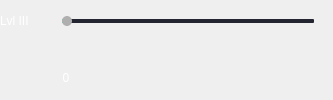
                <widget class="QFrame" name="frm_rfrsh_rate_lvl_3">
                 <property name="minimumSize">
                  <size>
                   <width>333</width>
                   <height>0</height>
                  </size>
                 </property>
                 <property name="maximumSize">
                  <size>
                   <width>333</width>
                   <height>16777215</height>
                  </size>
                 </property>
                 <property name="frameShape">
                  <enum>QFrame::NoFrame</enum>
                 </property>
                 <property name="frameShadow">
                  <enum>QFrame::Plain</enum>
                 </property>
                 <property name="lineWidth">
                  <number>0</number>
                 </property>
                 <layout class="QGridLayout" name="gridLayout_15">
                  <property name="leftMargin">
                   <number>0</number>
                  </property>
                  <property name="topMargin">
                   <number>0</number>
                  </property>
                  <property name="rightMargin">
                   <number>0</number>
                  </property>
                  <property name="bottomMargin">
                   <number>0</number>
                  </property>
                  <property name="spacing">
                   <number>0</number>
                  </property>
                  <item row="1" column="0" colspan="2">
                   <spacer name="verticalSpacer_15">
                    <property name="orientation">
                     <enum>Qt::Vertical</enum>
                    </property>
                    <property name="sizeType">
                     <enum>QSizePolicy::Fixed</enum>
                    </property>
                    <property name="sizeHint" stdset="0">
                     <size>
                      <width>20</width>
                      <height>6</height>
                     </size>
                    </property>
                   </spacer>
                  </item>
                  <item row="3" column="1">
                   <widget class="QFrame" name="frm_lbl_rfrsh_rate_lvl_3">
                    <property name="minimumSize">
                     <size>
                      <width>290</width>
                      <height>14</height>
                     </size>
                    </property>
                    <property name="maximumSize">
                     <size>
                      <width>290</width>
                      <height>14</height>
                     </size>
                    </property>
                    <property name="frameShape">
                     <enum>QFrame::NoFrame</enum>
                    </property>
                    <property name="frameShadow">
                     <enum>QFrame::Plain</enum>
                    </property>
                    <property name="lineWidth">
                     <number>0</number>
                    </property>
                    <widget class="QLabel" name="lbl_crrnt_rfrsh_rate_lvl_3">
                     <property name="geometry">
                      <rect>
                       <x>0</x>
                       <y>0</y>
                       <width>44</width>
                       <height>14</height>
                      </rect>
                     </property>
                     <property name="sizePolicy">
                      <sizepolicy hsizetype="Fixed" vsizetype="Fixed">
                       <horstretch>0</horstretch>
                       <verstretch>0</verstretch>
                      </sizepolicy>
                     </property>
                     <property name="minimumSize">
                      <size>
                       <width>44</width>
                       <height>14</height>
                      </size>
                     </property>
                     <property name="maximumSize">
                      <size>
                       <width>44</width>
                       <height>14</height>
                      </size>
                     </property>
                     <property name="styleSheet">
                      <string notr="true">padding: 0 7px 0 9px;
color: white;</string>
                     </property>
                     <property name="text">
                      <string notr="true">0</string>
                     </property>
                     <property name="alignment">
                      <set>Qt::AlignCenter</set>
                     </property>
                    </widget>
                   </widget>
                  </item>
                  <item row="0" column="0">
                   <widget class="QLabel" name="lbl_txt_rfrsh_rate_lvl_3">
                    <property name="minimumSize">
                     <size>
                      <width>43</width>
                      <height>10</height>
                     </size>
                    </property>
                    <property name="maximumSize">
                     <size>
                      <width>43</width>
                      <height>10</height>
                     </size>
                    </property>
                    <property name="font">
                     <font>
                      <family>Tahoma</family>
                      <pointsize>9</pointsize>
                      <stylestrategy>PreferAntialias</stylestrategy>
                      <kerning>true</kerning>
                     </font>
                    </property>
                    <property name="styleSheet">
                     <string notr="true">color: white;</string>
                    </property>
                    <property name="lineWidth">
                     <number>0</number>
                    </property>
                    <property name="text">
                     <string>Lvl III</string>
                    </property>
                   </widget>
                  </item>
                  <item row="0" column="1">
                   <widget class="QFrame" name="frm_sldr_rfrsh_rate_lvl_3">
                    <property name="minimumSize">
                     <size>
                      <width>290</width>
                      <height>16</height>
                     </size>
                    </property>
                    <property name="maximumSize">
                     <size>
                      <width>290</width>
                      <height>16</height>
                     </size>
                    </property>
                    <property name="frameShape">
                     <enum>QFrame::NoFrame</enum>
                    </property>
                    <property name="frameShadow">
                     <enum>QFrame::Plain</enum>
                    </property>
                    <property name="lineWidth">
                     <number>0</number>
                    </property>
                    <layout class="QHBoxLayout" name="horizontalLayout_11">
                     <property name="spacing">
                      <number>0</number>
                     </property>
                     <property name="leftMargin">
                      <number>6</number>
                     </property>
                     <property name="topMargin">
                      <number>0</number>
                     </property>
                     <property name="rightMargin">
                      <number>5</number>
                     </property>
                     <property name="bottomMargin">
                      <number>0</number>
                     </property>
                     <item>
                      <widget class="QSlider" name="hrzntlSldr_rfrsh_rate_lvl_3">
                       <property name="sizePolicy">
                        <sizepolicy hsizetype="Expanding" vsizetype="Preferred">
                         <horstretch>0</horstretch>
                         <verstretch>0</verstretch>
                        </sizepolicy>
                       </property>
                       <property name="minimumSize">
                        <size>
                         <width>279</width>
                         <height>16</height>
                        </size>
                       </property>
                       <property name="maximumSize">
                        <size>
                         <width>279</width>
                         <height>16</height>
                        </size>
                       </property>
                       <property name="styleSheet">
                        <string notr="true">QSlider::groove:horizontal {
	width: 252;
    border-radius: 0px;
    height: 4px;
}
QSlider::add-page:qlineargradient {
	background: #232631;
	border-top-right-radius: 1px;
	border-bottom-right-radius: 1px;
	border-top-left-radius: 0px;
	border-bottom-left-radius: 0px;
}
QSlider::sub-page:qlineargradient {
	background: #00e39b;
	border-top-right-radius: 0px;
	border-bottom-right-radius: 0px;
	border-top-left-radius: 1px;
	border-bottom-left-radius: 1px;
}
QSlider::handle:horizontal {
	width: 12px;
	height: 12px;
    background: qradialgradient(cx: 0.5, cy: 0.5, radius: 0.5, fx: 0.5, fy: 0.5, stop: 0.75 #afafaf, stop: 0.90 transparent);
	margin: -4px -1px -4px -1px;
}</string>
                       </property>
                       <property name="minimum">
                        <number>50</number>
                       </property>
                       <property name="maximum">
                        <number>7200</number>
                       </property>
                       <property name="singleStep">
                        <number>50</number>
                       </property>
                       <property name="pageStep">
                        <number>50</number>
                       </property>
                       <property name="value">
                        <number>50</number>
                       </property>
                       <property name="sliderPosition">
                        <number>50</number>
                       </property>
                       <property name="orientation">
                        <enum>Qt::Horizontal</enum>
                       </property>
                      </widget>
                     </item>
                    </layout>
                   </widget>
                  </item>
                  <item row="2" column="1">
                   <widget class="QFrame" name="frm_sldr_img_rfrsh_rate_lvl_3">
                    <property name="minimumSize">
                     <size>
                      <width>290</width>
                      <height>10</height>
                     </size>
                    </property>
                    <property name="maximumSize">
                     <size>
                      <width>290</width>
                      <height>10</height>
                     </size>
                    </property>
                    <property name="styleSheet">
                     <string notr="true"/>
                    </property>
                    <property name="frameShape">
                     <enum>QFrame::NoFrame</enum>
                    </property>
                    <property name="frameShadow">
                     <enum>QFrame::Plain</enum>
                    </property>
                    <property name="lineWidth">
                     <number>0</number>
                    </property>
                    <layout class="QHBoxLayout" name="horizontalLayout_18">
                     <property name="spacing">
                      <number>0</number>
                     </property>
                     <property name="leftMargin">
                      <number>6</number>
                     </property>
                     <property name="topMargin">
                      <number>0</number>
                     </property>
                     <property name="rightMargin">
                      <number>5</number>
                     </property>
                     <property name="bottomMargin">
                      <number>0</number>
                     </property>
                     <item>
                      <widget class="QLabel" name="lbl_sldr_img_rfrsh_rate_lvl_3">
                       <property name="minimumSize">
                        <size>
                         <width>252</width>
                         <height>10</height>
                        </size>
                       </property>
                       <property name="maximumSize">
                        <size>
                         <width>252</width>
                         <height>10</height>
                        </size>
                       </property>
                       <property name="styleSheet">
                        <string notr="true">background-image: url(:/images/background_refresh_rate_slider.png) ;</string>
                       </property>
                       <property name="text">
                        <string notr="true"/>
                       </property>
                      </widget>
                     </item>
                    </layout>
                   </widget>
                  </item>
                 </layout>
                </widget>
